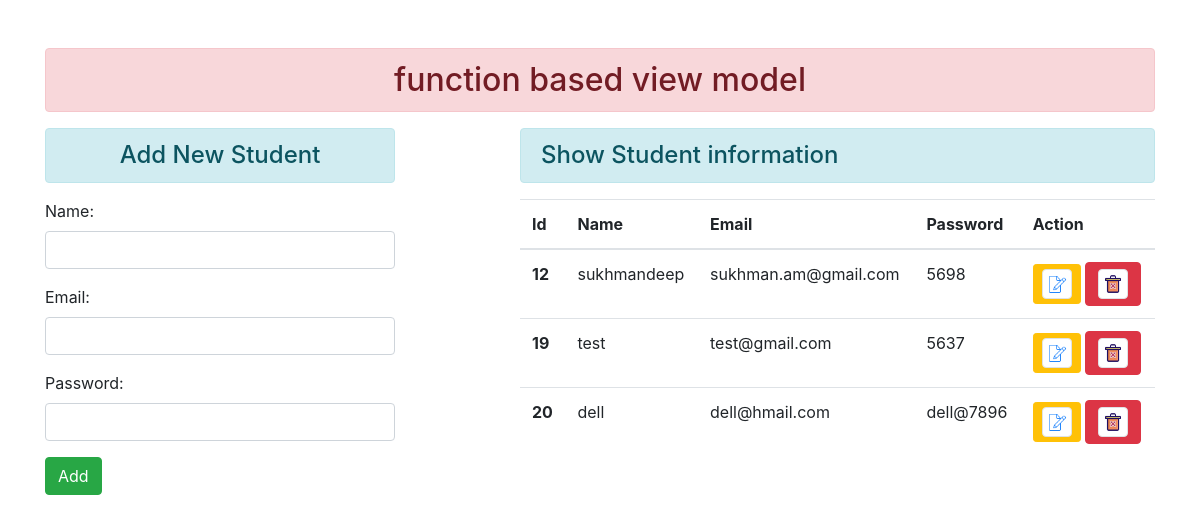
Before: / with the older database file.
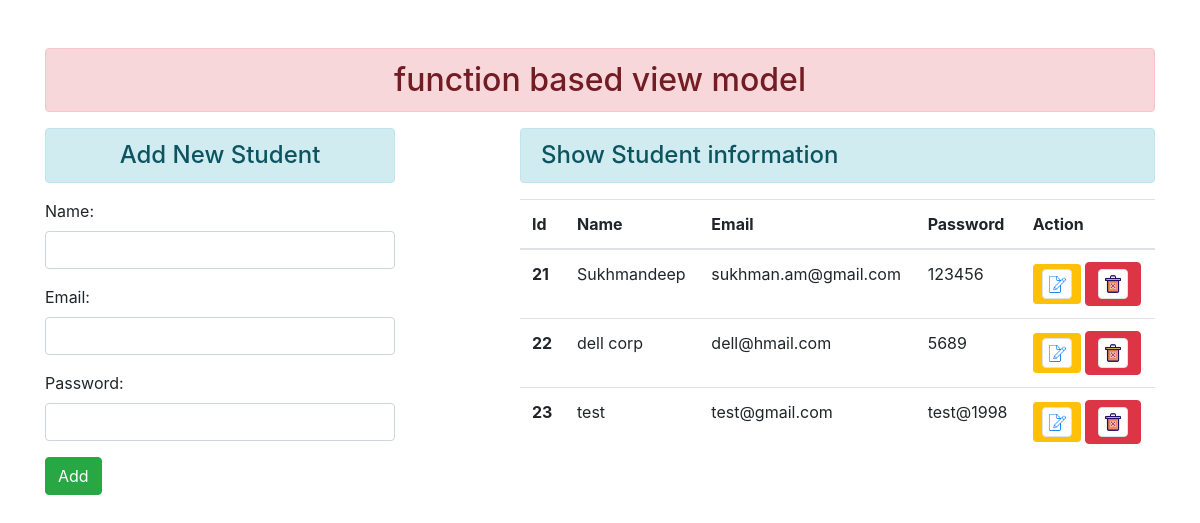
After: the same page with the newer database file.
### accounts/models.py (models this page shows)
class User(models.Model):
    name= models.CharField(max_length=80)
    email= models.EmailField(max_length=100)
    password= models.CharField(max_length=100)

### accounts/views.py (the view)
# urls.py: path('',views.add_show,name="addandshow"),
def add_show(request):
    stud = User.objects.all()
    if request.method == 'POST':
        fm = studentRegistration(request.POST)
        if fm.is_valid():
            nm = fm.cleaned_data['name']
            em = fm.cleaned_data['email']
            pw = fm.cleaned_data['password']
            reg = User(name=nm,email = em, password = pw)
            reg.save()
            fm = studentRegistration()
    else:
        fm = studentRegistration()
    return render(request ,'accounts/addandshow.html',{'form':fm,'stu':stud})

### accounts/forms.py
class studentRegistration(forms.ModelForm):
    class Meta:
        model = User
        fields =  ['name','email' ,'password']
        widgets ={
            'name': forms.TextInput(attrs={'class':'form-control '}),
            'email': forms.EmailInput(attrs={'class':'form-control '}),
            'password': forms.PasswordInput( render_value=True,attrs={'class':'form-control '}),
        }

### accounts/templates/accounts/addandshow.html (shortened to what this page needs)
{% extends 'accounts/base.html' %}
{% load static %}
{% block content%}
<div class="row">
    <div class = "col-sm-4">
        <h4 class ="text-center alert alert-info">Add New Student</h4>
        <form action="" method="POST">
            {{form.as_p}}
            <input type="submit" class="btn btn-success" value="Add">
        </form>
    </div>
    <div class="col-sm-7 offset-1">
        <h4 class = "text -center alert alert-info">Show  Student information</h4>
        {% if stu %}
            <table class="table table-hover">
                <thead>
                <tr>
                    <th scope="col">Id</th>
                    <th scope="col">Name</th>
                    <th scope="col">Email</th>
                    <th scope="col">Password</th>
                    <th scope="col">Action</th>
                </tr>
                </thead>
                <tbody>
                    {% for st in stu %}
                    <tr>
                       <th scope="row">{{st.id}}</th>
                       <td>{{st.name}}</td>
                       <td>{{st.email}}</td>
                       <td>{{st.password}}</td>
                       <td>
                           <a href ="{% url 'updatedata' st.id %}" class="btn btn-warning btn-sm"><img src="{% static 'accounts/images/edit.png' %}"
                            class="img-thumbnail img-responsive" style="width: 30px; height:30px"></a>
                           <form action="{% url 'deletedata' st.id%}" method="post" class="d-inline">
                              <button type="submit" class="btn btn-danger"> <img src="{% static 'accounts/images/delete.png'%}"class="img-thumbnail"
                                style="width:30px;height:30px;" ></button>
                           </form>
                       </td>
                    </tr>
                    {% endfor %}
                </tbody>
            </table>
        {% else %}
            <h4>no table data</h4>
        {% endif %}
    </div>
</div>
{% endblock content%}

### accounts/templates/accounts/base.html (shortened to what this page needs)
<!DOCTYPE html>
{% load static %}
<html>
    <head>
        <link rel='stylesheet' href="{% static 'accounts/css/bootstrap.css' %}">
    </head>
    <body>
        <div class="container mt-5">
            <h2 class = "text-center alert alert-danger">function based  view model</h2>
            {% block content %}{% endblock content %}
        </div>
    </body>
</html>

Changed rows visible on the page:
removed User: id "12", name "sukhmandeep", email "sukhman.am@gmail.com", password "5698"
removed User: id "19", name "test", email "test@gmail.com", password "5637"
removed User: id "20", name "dell", email "dell@hmail.com", password "dell@7896"
added User: id "21", name "Sukhmandeep", email "sukhman.am@gmail.com", password "123456"
added User: id "22", name "dell corp", email "dell@hmail.com", password "5689"
added User: id "23", name "test", email "test@gmail.com", password "test@1998"
